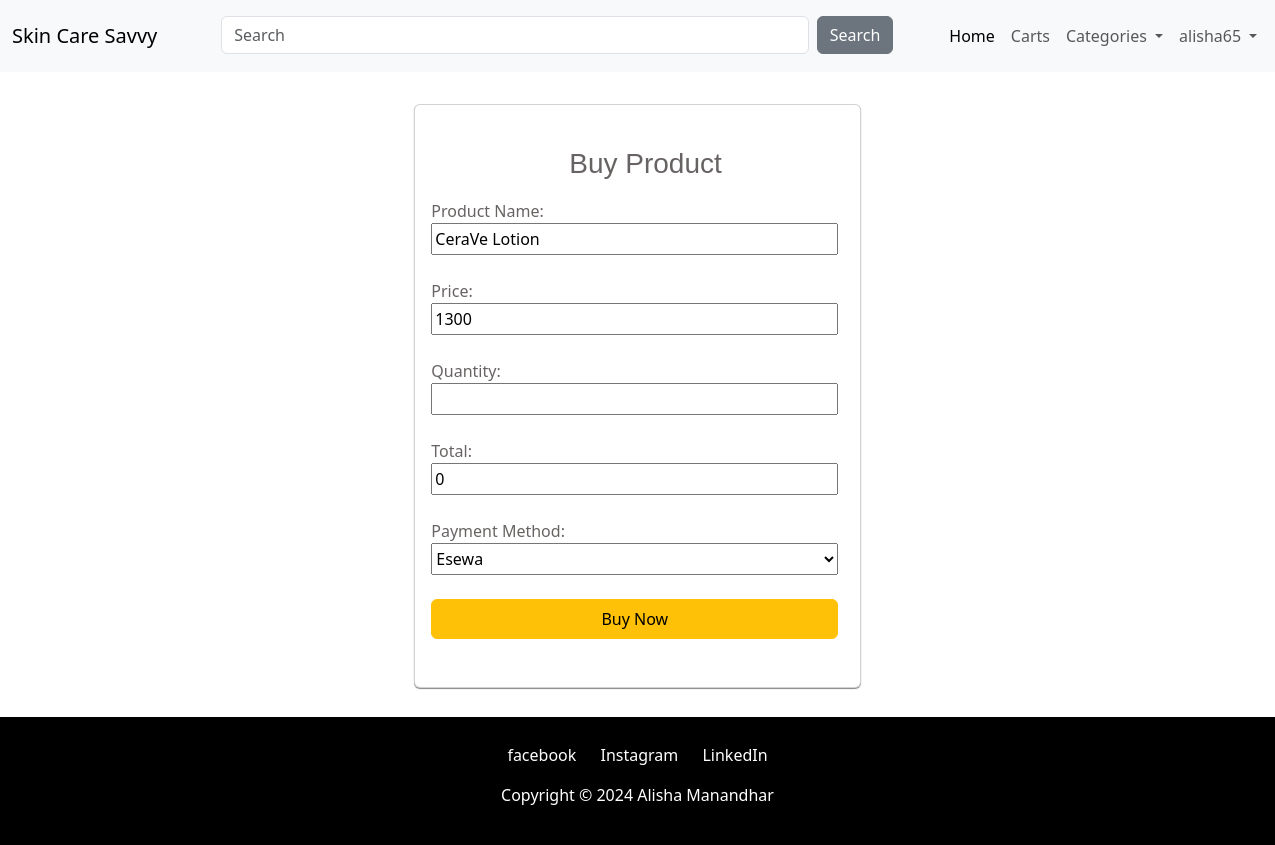
/buynow.php?product_id=1 (signed in), run on the app's committed database.
### tables this page shows
CREATE TABLE `product_details` (
  `product_id` int(120) NOT NULL,
  `product_name` varchar(255) NOT NULL,
  `product_price` double NOT NULL,
  `product_image` varchar(255) NOT NULL,
  `product_qty` int(120) DEFAULT NULL,
  `product_desc` varchar(255) DEFAULT NULL,
  `category` varchar(255) DEFAULT NULL
);

### buynow.php (the view, shortened to what this page needs)
<?php
if (!isset($_SESSION['user_id'])) {
    header('location:userLogin.php');
} else {
    include "config/db.php";
    $product_id = $_GET['product_id'];
    $qty=$_GET['qty'];
    $sql = "SELECT *FROM product_details where product_id='$product_id'";
    $result = mysqli_query($conn, $sql);
    if ($result) {
        while ($row = mysqli_fetch_assoc($result)) {
            $product_name = $row['product_name'];
            $price = $row['product_price'];
            $total_amt = intval($price)*intval($qty);
?>
            <!DOCTYPE html>
            <html lang="en">
            <head>
                <link href="https://cdn.jsdelivr.net/npm/bootstrap@5.3.3/dist/css/bootstrap.min.css" rel="stylesheet">
            </head>
            <body>
                <?php include "components/navbar.php" ?>
                <div class="main-container">
                    <div class="container">
                        <div class="card" id="login-card">
                            <form action="backend/buyproductApi.php" method="post" style="margin-left:1rem">
                                <h3 class="login-head">Buy Product</h3>
                                <label for="productName">Product Name:</label><br>
                                <input type="text" name="productName" value="<?php echo ($product_name) ?>" id="username" readonly><br><br>
                                <label for="price">Price:</label><br>
                                <input type="text" name="price" id="price" class="price" value="<?php echo ($price) ?>" readonly><br><br>
                                <label for="quantity">Quantity:</label><br>
                                <input type="text" name="quantity" id="qty" class="qty" value="<?php echo($qty) ?>"  required readonly><br><br>
                                <label for="total">Total:</label><br>
                                <input type="text" name="total" class="total" id="total" value="<?php echo($total_amt) ?>" required readonly><br><br>
                                <label for="total">Payment Method:</label><br>
                                <select name="pay_method" id="password">
                                    <option value="esewa">Esewa</option>
                                </select><br><br>
                                <input type="submit" value="Buy Now" class="btn btn-warning" id="login-btn">
                            </form>
                        </div>
                    </div>
                </div><br><br><br><br><br>
                <?php include "components/footer.php" ?>
            </body>
            </html>
<?php
        }
    }
}
?>

### components/navbar.php (shortened to what this page needs)
<nav class="navbar navbar-expand-lg sticky-top bg-body-tertiary py-3" data-bs-theme="light" >
  <div class="container-fluid">
    <a class="navbar-brand ml-5" href="/Ecommerce">Skin Care Savvy</a>
    <div class="collapse navbar-collapse" id="navbarSupportedContent" style="width:80%;">
      <ul class="navbar-nav ms-auto mb-2 mx-4 mb-lg-0" >
      <li class="nav-item me-5">
      <form class="d-flex" role="search" style="width:45rem;" action="searchResult.php" method="post">
        <input class="form-control me-2 ms-5 " name="search" style="width:90%" type="search" placeholder="Search" aria-label="Search">
        <button class="btn btn-secondary" type="submit">Search</button>
      </form>
    </li>
        <li class="nav-item">
          <a class="nav-link active" aria-current="page" href="/Ecommerce">Home</a>
        </li>
        <li class="nav-item">
          <a class="nav-link" href="displayCart.php">Carts</a>
        </li>
        <li class="nav-item dropdown">
          <a class="nav-link dropdown-toggle" href="#" role="button" data-bs-toggle="dropdown" aria-expanded="false">
            Categories
          </a>
        </li>
        <li class="nav-item dropdown">
        <a class="nav-link dropdown-toggle" href="#" role="button" data-bs-toggle="dropdown" aria-expanded="false">
        <?php  if(isset($_SESSION['username'])){?>
         <?php echo($_SESSION['username']) ?>
          <?php }else{?>
            Login
         <?php }?>
          </a>
        </li>
      </ul>
    </div>
  </div>
</nav>

### components/footer.php
<div class="footer">
    <div class="social-media">
        <a href="">facebook</a>
        <a href="">Instagram</a>
        <a href="">LinkedIn</a>
    </div>
   <p> Copyright © 2024 Alisha Manandhar</p>
</div>

### data on the page
product_details: productName "CeraVe Lotion", price "1300", total "0"
